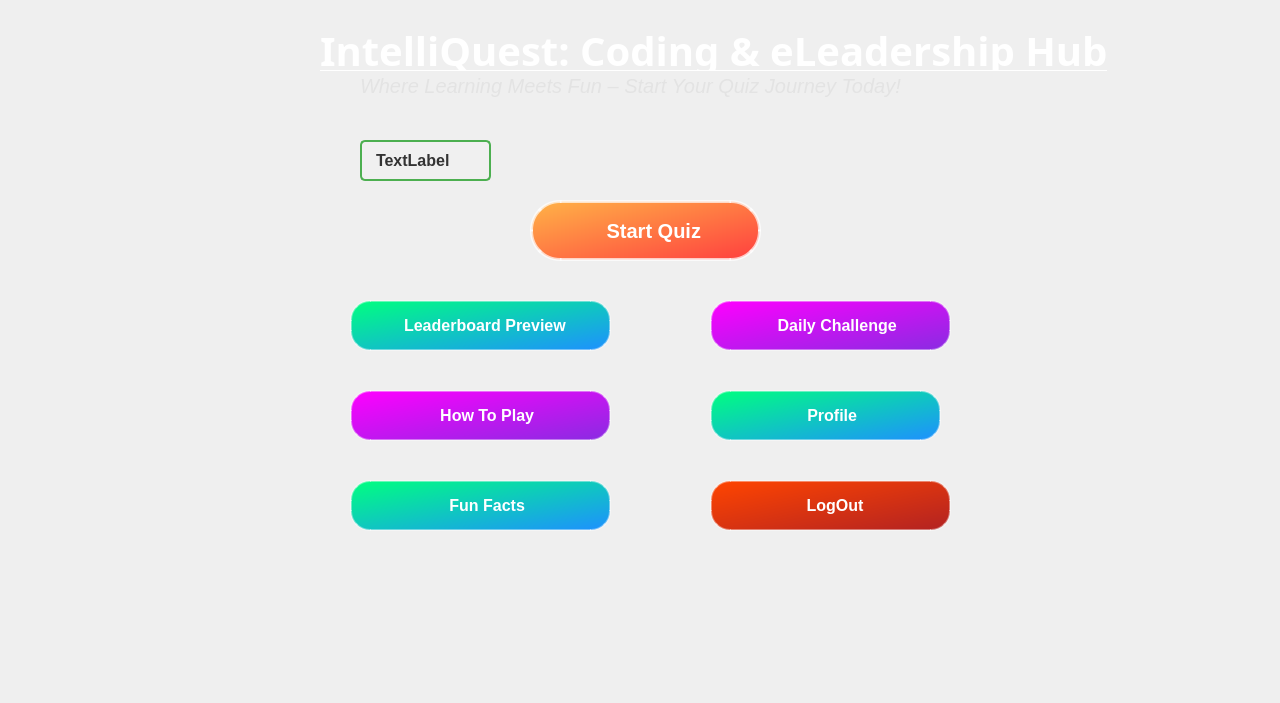
<?xml version="1.0" encoding="UTF-8"?>
<ui version="4.0">
 <class>home</class>
 <widget class="QDialog" name="home">
  <property name="geometry">
   <rect>
    <x>0</x>
    <y>0</y>
    <width>1280</width>
    <height>703</height>
   </rect>
  </property>
  <property name="windowTitle">
   <string>Dialog</string>
  </property>
  <widget class="QLabel" name="label_2">
   <property name="geometry">
    <rect>
     <x>320</x>
     <y>30</y>
     <width>941</width>
     <height>41</height>
    </rect>
   </property>
   <property name="font">
    <font>
     <family>Algerian</family>
     <pointsize>30</pointsize>
     <bold>true</bold>
     <underline>true</underline>
    </font>
   </property>
   <property name="styleSheet">
    <string notr="true">color: rgb(255, 255, 255)</string>
   </property>
   <property name="text">
    <string>IntelliQuest: Coding &amp; eLeadership Hub</string>
   </property>
  </widget>
  <widget class="QPushButton" name="pushButton_5">
   <property name="geometry">
    <rect>
     <x>350</x>
     <y>390</y>
     <width>261</width>
     <height>51</height>
    </rect>
   </property>
   <property name="font">
    <font>
     <pointsize>-1</pointsize>
     <bold>true</bold>
    </font>
   </property>
   <property name="styleSheet">
    <string notr="true">QPushButton {
    background-color: qlineargradient(spread:pad, x1:0, y1:0, x2:1, y2:1, stop:0 #FF00FF, stop:1 #8A2BE2); /* Magenta to purple */
    border: 2px solid rgba(255, 255, 255, 0.4);
    border-radius: 20px;
    color: white;
    font-size: 16px;
    padding: 12px 25px;
    box-shadow: 0 0 10px rgba(138, 43, 226, 0.6); /* Soft glow */
    transition: all 0.3s ease;
}

QPushButton:hover {
    background-color: qlineargradient(spread:pad, x1:0, y1:0, x2:1, y2:1, stop:0 #8A2BE2, stop:1 #FF00FF); /* Reverse gradient */
    transform: scale(1.1);
    box-shadow: 0 0 20px rgba(138, 43, 226, 0.9); /* Brighter glow */
}

QPushButton:pressed {
    background-color: #BA55D3; /* Slightly darker */
    transform: scale(0.95);
    box-shadow: 0 0 5px rgba(255, 255, 255, 0.8);
}
</string>
   </property>
   <property name="text">
    <string>   How To Play</string>
   </property>
   <property name="icon">
    <iconset resource="ImagesAndIcons.qrc">
     <normaloff>:/images/icons &amp; images/how to play icon.png</normaloff>:/images/icons &amp; images/how to play icon.png</iconset>
   </property>
   <property name="iconSize">
    <size>
     <width>40</width>
     <height>40</height>
    </size>
   </property>
  </widget>
  <widget class="QPushButton" name="pushButton_2">
   <property name="geometry">
    <rect>
     <x>350</x>
     <y>300</y>
     <width>261</width>
     <height>51</height>
    </rect>
   </property>
   <property name="font">
    <font>
     <pointsize>-1</pointsize>
     <bold>true</bold>
    </font>
   </property>
   <property name="styleSheet">
    <string notr="true">QPushButton {
    background-color: qlineargradient(spread:pad, x1:0, y1:0, x2:1, y2:1, stop:0 #00FF7F, stop:1 #1E90FF); /* Neon green to blue */
    border: 2px solid rgba(255, 255, 255, 0.4);
    border-radius: 20px;
    color: white;
    font-size: 16px;
    padding: 12px 25px;
    box-shadow: 0 0 10px rgba(30, 144, 255, 0.6); /* Soft glow */
    transition: all 0.3s ease;
}

QPushButton:hover {
    background-color: qlineargradient(spread:pad, x1:0, y1:0, x2:1, y2:1, stop:0 #1E90FF, stop:1 #00FF7F); /* Reverse gradient */
    transform: scale(1.1);
    box-shadow: 0 0 20px rgba(30, 144, 255, 0.9); /* Brighter glow */
}

QPushButton:pressed {
    background-color: #00FA9A; /* Slightly darker */
    transform: scale(0.95);
    box-shadow: 0 0 5px rgba(255, 255, 255, 0.8);
}
</string>
   </property>
   <property name="text">
    <string>  Leaderboard Preview</string>
   </property>
   <property name="icon">
    <iconset resource="ImagesAndIcons.qrc">
     <normaloff>:/images/icons &amp; images/leaderboard icon.png</normaloff>:/images/icons &amp; images/leaderboard icon.png</iconset>
   </property>
   <property name="iconSize">
    <size>
     <width>40</width>
     <height>40</height>
    </size>
   </property>
  </widget>
  <widget class="QPushButton" name="pushButton_4">
   <property name="geometry">
    <rect>
     <x>710</x>
     <y>390</y>
     <width>231</width>
     <height>51</height>
    </rect>
   </property>
   <property name="font">
    <font>
     <pointsize>-1</pointsize>
     <bold>true</bold>
    </font>
   </property>
   <property name="styleSheet">
    <string notr="true">QPushButton {
    background-color: qlineargradient(spread:pad, x1:0, y1:0, x2:1, y2:1, stop:0 #00FF7F, stop:1 #1E90FF); /* Neon green to blue */
    border: 2px solid rgba(255, 255, 255, 0.4);
    border-radius: 20px;
    color: white;
    font-size: 16px;
    padding: 12px 25px;
    box-shadow: 0 0 10px rgba(30, 144, 255, 0.6); /* Soft glow */
    transition: all 0.3s ease;
}

QPushButton:hover {
    background-color: qlineargradient(spread:pad, x1:0, y1:0, x2:1, y2:1, stop:0 #1E90FF, stop:1 #00FF7F); /* Reverse gradient */
    transform: scale(1.1);
    box-shadow: 0 0 20px rgba(30, 144, 255, 0.9); /* Brighter glow */
}

QPushButton:pressed {
    background-color: #00FA9A; /* Slightly darker */
    transform: scale(0.95);
    box-shadow: 0 0 5px rgba(255, 255, 255, 0.8);
}
</string>
   </property>
   <property name="text">
    <string>   Profile</string>
   </property>
   <property name="icon">
    <iconset resource="ImagesAndIcons.qrc">
     <normaloff>:/images/icons &amp; images/profile icon.png</normaloff>:/images/icons &amp; images/profile icon.png</iconset>
   </property>
   <property name="iconSize">
    <size>
     <width>40</width>
     <height>40</height>
    </size>
   </property>
  </widget>
  <widget class="QPushButton" name="pushButton_6">
   <property name="geometry">
    <rect>
     <x>350</x>
     <y>480</y>
     <width>261</width>
     <height>51</height>
    </rect>
   </property>
   <property name="font">
    <font>
     <pointsize>-1</pointsize>
     <bold>true</bold>
    </font>
   </property>
   <property name="styleSheet">
    <string notr="true">QPushButton {
    background-color: qlineargradient(spread:pad, x1:0, y1:0, x2:1, y2:1, stop:0 #00FF7F, stop:1 #1E90FF); /* Neon green to blue */
    border: 2px solid rgba(255, 255, 255, 0.4);
    border-radius: 20px;
    color: white;
    font-size: 16px;
    padding: 12px 25px;
    box-shadow: 0 0 10px rgba(30, 144, 255, 0.6); /* Soft glow */
    transition: all 0.3s ease;
}

QPushButton:hover {
    background-color: qlineargradient(spread:pad, x1:0, y1:0, x2:1, y2:1, stop:0 #1E90FF, stop:1 #00FF7F); /* Reverse gradient */
    transform: scale(1.1);
    box-shadow: 0 0 20px rgba(30, 144, 255, 0.9); /* Brighter glow */
}

QPushButton:pressed {
    background-color: #00FA9A; /* Slightly darker */
    transform: scale(0.95);
    box-shadow: 0 0 5px rgba(255, 255, 255, 0.8);
}
</string>
   </property>
   <property name="text">
    <string>   Fun Facts</string>
   </property>
   <property name="icon">
    <iconset resource="ImagesAndIcons.qrc">
     <normaloff>:/images/icons &amp; images/fun fact icon.png</normaloff>:/images/icons &amp; images/fun fact icon.png</iconset>
   </property>
   <property name="iconSize">
    <size>
     <width>40</width>
     <height>40</height>
    </size>
   </property>
  </widget>
  <widget class="QLabel" name="label_3">
   <property name="geometry">
    <rect>
     <x>360</x>
     <y>70</y>
     <width>581</width>
     <height>31</height>
    </rect>
   </property>
   <property name="font">
    <font>
     <pointsize>15</pointsize>
     <italic>true</italic>
     <strikeout>false</strikeout>
    </font>
   </property>
   <property name="styleSheet">
    <string notr="true">color: rgb(227, 227, 227)</string>
   </property>
   <property name="text">
    <string>Where Learning Meets Fun – Start Your Quiz Journey Today!</string>
   </property>
  </widget>
  <widget class="QPushButton" name="startQuizButton">
   <property name="geometry">
    <rect>
     <x>530</x>
     <y>200</y>
     <width>231</width>
     <height>61</height>
    </rect>
   </property>
   <property name="styleSheet">
    <string notr="true">QPushButton{
    background-color: qlineargradient(spread:pad, x1:0, y1:0, x2:1, y2:1, stop:0 #FFB347, stop:1 #FF3F3F); /* Golden-orange to red */
    border: 3px solid rgba(255, 255, 255, 0.7);
    border-radius: 30px;
    color: white;
    font-size: 20px;
    font-weight: bold;
    padding: 15px 35px;
    box-shadow: 0 0 15px rgba(255, 63, 63, 0.8);
    transition: all 0.3s ease;
}

QPushButton:hover {
    background-color: qlineargradient(spread:pad, x1:0, y1:0, x2:1, y2:1, stop:0 #FF3F3F, stop:1 #FFB347); /* Reverse gradient */
    transform: scale(1.2);
    box-shadow: 0 0 25px rgba(255, 255, 255, 1);
}

QPushButton:pressed {
    background-color: #FF6347; /* Slightly darker */
    transform: scale(1);
    box-shadow: 0 0 10px rgba(255, 255, 255, 0.8);
}
</string>
   </property>
   <property name="text">
    <string>   Start Quiz</string>
   </property>
   <property name="icon">
    <iconset resource="ImagesAndIcons.qrc">
     <normaloff>:/images/icons &amp; images/start quiz icon.png</normaloff>:/images/icons &amp; images/start quiz icon.png</iconset>
   </property>
   <property name="iconSize">
    <size>
     <width>40</width>
     <height>40</height>
    </size>
   </property>
  </widget>
  <widget class="QPushButton" name="pushButton_8">
   <property name="geometry">
    <rect>
     <x>710</x>
     <y>480</y>
     <width>241</width>
     <height>51</height>
    </rect>
   </property>
   <property name="font">
    <font>
     <pointsize>-1</pointsize>
     <bold>true</bold>
    </font>
   </property>
   <property name="styleSheet">
    <string notr="true">QPushButton {
    background-color: qlineargradient(spread:pad, x1:0, y1:0, x2:1, y2:1, stop:0 #FF4500, stop:1 #B22222); /* Bright red to deep red */
    border: 2px solid rgba(255, 255, 255, 0.4);
    border-radius: 20px;
    color: white;
    font-size: 16px;
    padding: 12px 25px;
    box-shadow: 0 0 10px rgba(255, 69, 0, 0.6); /* Soft red glow */
    transition: all 0.3s ease;
}

QPushButton:hover {
    background-color: qlineargradient(spread:pad, x1:0, y1:0, x2:1, y2:1, stop:0 #B22222, stop:1 #FF4500); /* Reverse gradient */
    transform: scale(1.1);
    box-shadow: 0 0 20px rgba(255, 69, 0, 0.9); /* Brighter glow */
}

QPushButton:pressed {
    background-color: #8B0000; /* Dark red */
    transform: scale(0.95);
    box-shadow: 0 0 5px rgba(255, 255, 255, 0.8); /* Soft white glow */
}
</string>
   </property>
   <property name="text">
    <string>  LogOut</string>
   </property>
   <property name="icon">
    <iconset resource="ImagesAndIcons.qrc">
     <normaloff>:/images/icons &amp; images/logout icon.png</normaloff>:/images/icons &amp; images/logout icon.png</iconset>
   </property>
   <property name="iconSize">
    <size>
     <width>40</width>
     <height>40</height>
    </size>
   </property>
  </widget>
  <widget class="QLabel" name="label">
   <property name="geometry">
    <rect>
     <x>0</x>
     <y>0</y>
     <width>1281</width>
     <height>701</height>
    </rect>
   </property>
   <property name="text">
    <string/>
   </property>
   <property name="pixmap">
    <pixmap resource="ImagesAndIcons.qrc">:/images/icons &amp; images/home page.jpg</pixmap>
   </property>
   <property name="scaledContents">
    <bool>true</bool>
   </property>
  </widget>
  <widget class="QPushButton" name="pushButton_3">
   <property name="geometry">
    <rect>
     <x>710</x>
     <y>300</y>
     <width>241</width>
     <height>51</height>
    </rect>
   </property>
   <property name="font">
    <font>
     <pointsize>-1</pointsize>
     <bold>true</bold>
    </font>
   </property>
   <property name="styleSheet">
    <string notr="true">QPushButton {
    background-color: qlineargradient(spread:pad, x1:0, y1:0, x2:1, y2:1, stop:0 #FF00FF, stop:1 #8A2BE2); /* Magenta to purple */
    border: 2px solid rgba(255, 255, 255, 0.4);
    border-radius: 20px;
    color: white;
    font-size: 16px;
    padding: 12px 25px;
    box-shadow: 0 0 10px rgba(138, 43, 226, 0.6); /* Soft glow */
    transition: all 0.3s ease;
}

QPushButton:hover {
    background-color: qlineargradient(spread:pad, x1:0, y1:0, x2:1, y2:1, stop:0 #8A2BE2, stop:1 #FF00FF); /* Reverse gradient */
    transform: scale(1.1);
    box-shadow: 0 0 20px rgba(138, 43, 226, 0.9); /* Brighter glow */
}

QPushButton:pressed {
    background-color: #BA55D3; /* Slightly darker */
    transform: scale(0.95);
    box-shadow: 0 0 5px rgba(255, 255, 255, 0.8);
}
</string>
   </property>
   <property name="text">
    <string>   Daily Challenge</string>
   </property>
   <property name="icon">
    <iconset resource="ImagesAndIcons.qrc">
     <normaloff>:/images/icons &amp; images/daily challenges icon.png</normaloff>:/images/icons &amp; images/daily challenges icon.png</iconset>
   </property>
   <property name="iconSize">
    <size>
     <width>40</width>
     <height>40</height>
    </size>
   </property>
  </widget>
  <widget class="QLabel" name="userIdLabel">
   <property name="geometry">
    <rect>
     <x>360</x>
     <y>140</y>
     <width>131</width>
     <height>41</height>
    </rect>
   </property>
   <property name="styleSheet">
    <string notr="true">border: 2px solid #4CAF50; /* Green border */
    border-radius: 5px; /* Rounded corners */
    padding: 10px; /* Space between the text and border */
    background-color: #f0f0f0; /* Light gray background */
    color: #333; /* Dark text color */
    font-size: 16px; /* Text size */
    font-weight: bold; /* Bold text */
    text-align: center; /* Center the text */</string>
   </property>
   <property name="text">
    <string>TextLabel</string>
   </property>
  </widget>
  <zorder>label</zorder>
  <zorder>label_2</zorder>
  <zorder>pushButton_5</zorder>
  <zorder>pushButton_2</zorder>
  <zorder>pushButton_4</zorder>
  <zorder>pushButton_6</zorder>
  <zorder>label_3</zorder>
  <zorder>startQuizButton</zorder>
  <zorder>pushButton_8</zorder>
  <zorder>pushButton_3</zorder>
  <zorder>userIdLabel</zorder>
 </widget>
 <resources>
  <include location="ImagesAndIcons.qrc"/>
 </resources>
 <connections/>
</ui>
